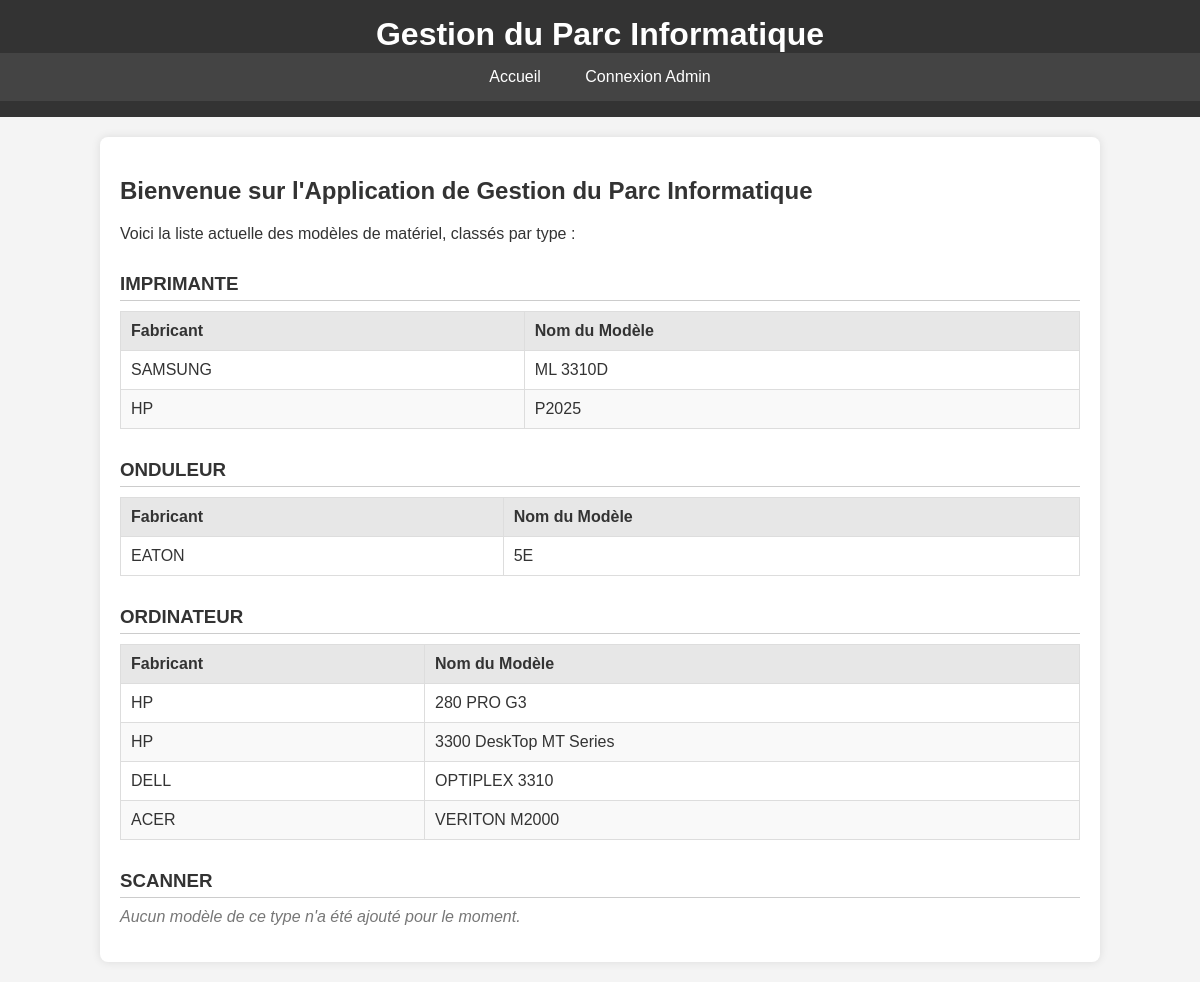
The page / on the database its author committed.
### Gestion Materials/app.py (models this page shows, shortened)
class Type(db.Model):
    id = db.Column(db.Integer, primary_key=True)
    nom = db.Column(db.String(80), unique=True, nullable=False)
    modeles = db.relationship('Modele', backref='type', lazy=True)

class Modele(db.Model):
    __tablename__ = 'modeles'
    id = db.Column(db.Integer, primary_key=True)
    nom = db.Column(db.String(120), nullable=False)
    fabricant_id = db.Column(db.Integer, db.ForeignKey('fabricant.id'), nullable=False)
    type_id = db.Column(db.Integer, db.ForeignKey('type.id'), nullable=False)

class Fabricant(db.Model):
    id = db.Column(db.Integer, primary_key=True)
    nom = db.Column(db.String(80), unique=True, nullable=False)
    modeles = db.relationship('Modele', backref='fabricant', lazy=True)

### Gestion Materials/app.py (the view)
@app.route('/')
def index():
    all_types = Type.query.order_by(Type.nom).all()
    all_models = Modele.query.options(db.joinedload(Modele.type), db.joinedload(Modele.fabricant)).order_by(Modele.type_id, Modele.nom).all()
    models_by_type = defaultdict(list)
    for model in all_models:
        models_by_type[model.type].append(model)
    grouped_data = []
    for type_obj in all_types:
        grouped_data.append({
            'type': type_obj,
            'models': models_by_type.get(type_obj, []) # Utiliser get pour gérer les types sans modèles
        })
    return render_template('index.html', grouped_data=grouped_data)

### Gestion Materials/templates/index.html (shortened to what this page needs)
{% extends "base.html" %}
{% block content %}
    <h2>Bienvenue sur l'Application de Gestion du Parc Informatique</h2>
    <p>Voici la liste actuelle des modèles de matériel, classés par type :</p>
    {% if grouped_data %}
        {% for item in grouped_data %}
            <h3>{{ item.type.nom }}</h3>
            {% if item.models %}
                <table>
                    <thead>
                        <tr>
                            <th>Fabricant</th>
                            <th>Nom du Modèle</th>
                        </tr>
                    </thead>
                    <tbody>
                        {% for model in item.models %}
                        <tr>
                            <td>{{ model.fabricant.nom }}</td>
                            <td>{{ model.nom }}</td>
                        </tr>
                        {% endfor %}
                    </tbody>
                </table>
            {% else %}
                <p class="no-models-for-type">Aucun modèle de ce type n'a été ajouté pour le moment.</p>
            {% endif %}
        {% endfor %}
    {% else %}
        <p class="no-models-overall">Aucun type ou modèle n'a été ajouté pour le moment.</p>
    {% endif %}
{% endblock %}

### Gestion Materials/templates/base.html (shortened to what this page needs)
<!DOCTYPE html>
<html lang="fr">
<head>
    <link rel="stylesheet" href="{{ url_for('static', filename='style.css') }}">
</head>
<body>
    <header>
        <h1>Gestion du Parc Informatique</h1>
        <nav>
            <ul>
                <li><a href="{{ url_for('index') }}">Accueil</a></li>
                {% if session.logged_in %}
                    <li><a href="{{ url_for('admin_dashboard') }}">Admin</a></li>
                    <li><a href="{{ url_for('add_model') }}">Ajouter Modèle</a></li>
                    <li><a href="{{ url_for('admin_types') }}">Types</a></li>
                    <li><a href="{{ url_for('admin_fabricants') }}">Fabricants</a></li>
                    <li><a href="{{ url_for('admin_logout') }}">Déconnexion</a></li>
                {% else %}
                    <li><a href="{{ url_for('admin_login') }}">Connexion Admin</a></li>
                {% endif %}
            </ul>
        </nav>
    </header>
    <main class="container">
        {% block content %}
        {% endblock %}
    </main>
</body>
</html>

### Gestion Materials/static/style.css (style rules this page uses)
body { font-family: 'Arial', sans-serif; margin: 0; padding: 0; background-color: #f4f4f4; color: #333; }
header { background-color: #333; color: #fff; padding: 1rem 0; text-align: center; }
header h1 { margin: 0; font-size: 2em; }
.container { max-width: 960px; margin: 20px auto; padding: 20px; background-color: #fff; box-shadow: 0 0 10px rgba(0, 0, 0, 0.1); border-radius: 8px; }
nav ul { list-style: none; padding: 0; text-align: center; background: #444; margin: 0; }
nav ul li { display: inline; }
nav ul li a { text-decoration: none; color: #fff; padding: 15px 20px; display: inline-block; }

### Gestion Materials/templates/index.html (style rules this page uses)
table { width: 100%; border-collapse: collapse; margin-top: 10px; margin-bottom: 30px; }
th, td { border: 1px solid #ddd; padding: 10px; text-align: left; }
th { background-color: #e7e7e7; }
tr:nth-child(even) { background-color: #f9f9f9; }
h3 { margin-top: 30px; margin-bottom: 5px; border-bottom: 1px solid #ccc; padding-bottom: 5px; }
.no-models-for-type { color: #777; margin-top: 10px; font-style: italic; }

### rows shown on the page
Type: type.nom "IMPRIMANTE"
Modele: fabricant.nom "SAMSUNG", nom "ML 3310D"
Modele: fabricant.nom "HP", nom "P2025"
Type: type.nom "ONDULEUR"
Modele: fabricant.nom "EATON", nom "5E"
Type: type.nom "ORDINATEUR"
Modele: fabricant.nom "HP", nom "280 PRO G3"
Modele: fabricant.nom "HP", nom "3300 DeskTop MT Series"
Modele: fabricant.nom "DELL", nom "OPTIPLEX 3310"
Modele: fabricant.nom "ACER", nom "VERITON M2000"
Type: type.nom "SCANNER"
